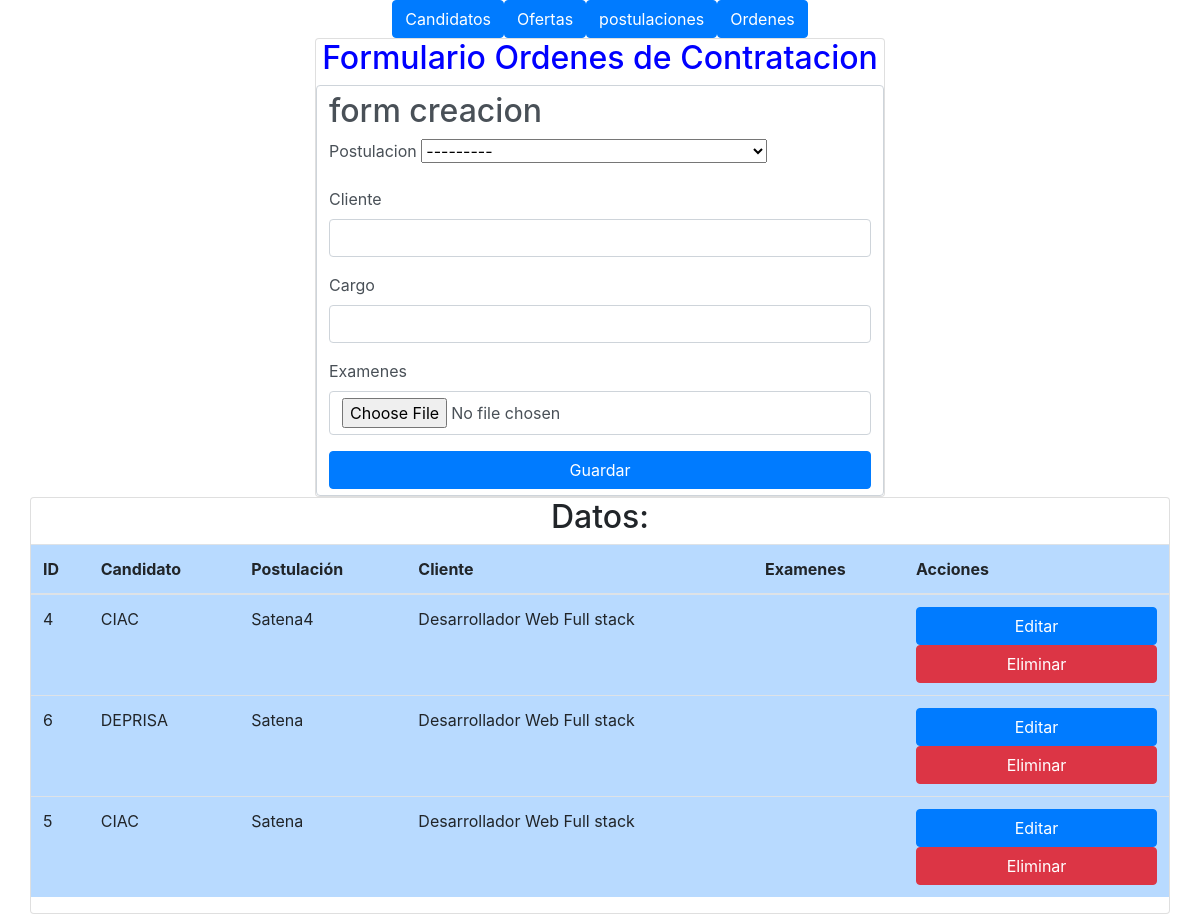
Screenshot of /contratacion/crear_orden/ with the database file from the repository.
### contratacion/models.py (models this page shows, shortened)
class OfertaLaboral(models.Model):
    cargo = models.CharField(max_length=100)
    cliente = models.TextField(blank=True, null=True)
    descripcion = models.TextField(blank=True, null=True)
    ciudad = models.CharField(max_length=100, blank=True, null=True)
    class Meta:
        verbose_name = "Oferta Laboral"
        verbose_name_plural = "Ofertas Laborales"

class OrdenDeContratacion(models.Model):
    postulacion = models.OneToOneField(Postulacion, on_delete=models.SET_NULL, null=True, blank=True, related_name='orden_contratacion')
    cliente = models.CharField(max_length=100, blank=True, null=True)
    cargo = models.CharField(max_length=100, blank=True, null=True)
    examenes = models.FileField(upload_to='examenes/', blank=True, null=True)
    class Meta:
        verbose_name = "Orden de Contratación"
        verbose_name_plural = "Órdenes de Contratación"

class Postulacion(models.Model):
    candidato = models.ForeignKey(Candidato, on_delete=models.CASCADE)
    oferta_laboral = models.ForeignKey(OfertaLaboral, on_delete=models.CASCADE)
    def __str__(self):
        return f"{self.candidato.nombre} - {self.oferta_laboral.cargo}"
    class Meta:
        verbose_name = "Postulación"
        verbose_name_plural = "Postulaciones"

class Candidato(models.Model):
    class EstadoEnum(models.TextChoices):
        RECLUTA = 'Reclutamiento', 'Reclutamiento'
        CONTRAT = 'Contratacion', 'Contratacion'
    estado = models.CharField(
        max_length=20,
        choices=EstadoEnum.choices,
        default=EstadoEnum.RECLUTA,
        null=True,
    )
    nombre = models.CharField(max_length=100,)
    cedula = models.CharField(max_length=20, blank=True, null=True)
    fecha_nacimiento = models.DateField(null=True, blank=True)
    rh = models.CharField(max_length=3, blank=True, null=True)
    ciudad_expedicion = models.CharField(max_length=100, blank=True, null=True)
    ciudad_nacimiento = models.CharField(max_length=100, blank=True, null=True)
    ciudad_domicilio = models.CharField(max_length=100, blank=True, null=True)
    def __str__(self):
        return self.nombre
    class Meta:
        verbose_name = "Candidato"
        verbose_name_plural = "Candidatos"

### contratacion/views.py (the view, shortened to what this page needs)
# urls.py: path('crear_orden/', views.CrearOrdenDeContratacion.as_view(), name='crear_orden'),
class CrearOrdenDeContratacion(generic.CreateView):
    model = m.OrdenDeContratacion
    form_class = f.OrdenDeContratacionForm
    template_name = 'ordenes_list.html'
    def get_context_data(self, **kwargs):
        kwargs.update({
            'ordenes': m.OrdenDeContratacion.objects.all(),
            'form1': self.get_form(),
        })
        return super().get_context_data(**kwargs)

### contratacion/forms.py
class OrdenDeContratacionForm(forms.ModelForm):
    class Meta:
        model = m.OrdenDeContratacion
        fields = ('postulacion', 'cliente', 'cargo','examenes')

### contratacion/templates/ordenes_list.html (shortened to what this page needs)
{% load static %}
{% load crispy_forms_tags %}
<!DOCTYPE html>
<html lang="en">
<head>
    <link rel="stylesheet" href="https://cdn.jsdelivr.net/npm/bootstrap@4.0.0/dist/css/bootstrap.min.css">
</head>
<body class="container">
    <div class="row d-flex justify-content-center">
        <a class="btn btn-primary" href="{% url 'contratacion:crear_candidato' %}">Candidatos</a>
        <a class="btn btn-primary"  href="{% url 'contratacion:crear_oferta' %}">Ofertas</a>
        <a class="btn btn-primary"  href="{% url 'contratacion:crear_postulacion' %}">postulaciones</a>
        <a class="btn btn-primary"  href="{% url 'contratacion:crear_orden' %}">Ordenes</a>
    </div>
    <div class="row  d-flex justify-content-center">
        <div class="card w-50">
                <div class="h2 text-center w-100" style="color: blue">Formulario Ordenes de Contratacion</div>
                <form method="POST"
                    {% if form2 %}
                    action="{% url 'contratacion:editar_orden' object.id %}"
                    {% else %}
                    action="{% url 'contratacion:crear_orden' %}"
                    {% endif %}
                    class="form-control">
                        {% if form2 %}
                        <div class="h2"> form Actualizacion</div>
                        {{ form2|crispy }}
                        {% else %}
                        <div class="h2"> form creacion</div>
                        {{ form1|crispy }}
                        {% endif %}
                        <div class="d-flex justify-content-center">
                            <button type="submit" class="btn btn-primary w-100">Guardar</button>
                        </div>
                </form>
            </div>
        </div>
        <div class="row d-flex justify-content-center">
         <div class=" card w-100">
            <h2 class="w-100 d-flex justify-content-center">Datos:</h2>
            <table class="table w-100 table-primary ">
                <thead class="table-primary">
                    <tr>
                        <th>ID</th>
                        <th>Candidato</th>
                        <th>Postulación</th>
                        <th>Cliente</th>
                        <th>Examenes</th>
                        <th>Acciones</th>
                    </tr>
                </thead>
                <tbody>
                    {% for candidato in ordenes %}
                    <tr>
                        <td>{{ candidato.postulacion.id }}</td>
                        <td>{{ candidato.postulacion.candidato }}</td>
                        <td>{{ candidato.cliente }}</td>
                        <td>{{ candidato.cargo }}</td>
                        <td>{{ candidato.examenes }}</td>
                        <td>
                            <a  class="btn btn-primary w-100" href="{% url 'contratacion:editar_orden' candidato.id %}" >Editar</a>
                            <form action="{% url 'contratacion:eliminar_orden' candidato.id %}" method="post" style="display:inline;">
                                <button type="submit" class="btn btn-danger w-100" onclick="return confirm('¿Estás seguro de que quieres eliminar este producto?');">Eliminar</button>
                            </form>
                        </td>
                    </tr>
                    {% endfor %}
                </tbody>
            </table>
         </div>
    </div>
</body>
</html>

### rows the page displays
OrdenDeContratacion: postulacion.id "4", postulacion.candidato "CIAC", cliente "Satena4", cargo "Desarrollador Web Full stack"
OrdenDeContratacion: postulacion.id "6", postulacion.candidato "DEPRISA", cliente "Satena", cargo "Desarrollador Web Full stack"
OrdenDeContratacion: postulacion.id "5", postulacion.candidato "CIAC", cliente "Satena", cargo "Desarrollador Web Full stack"
